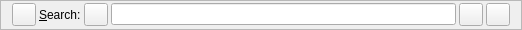
<?xml version="1.0" encoding="UTF-8"?>
<ui version="4.0">
 <class>KLFSearchBar</class>
 <widget class="QFrame" name="KLFSearchBar">
  <property name="geometry">
   <rect>
    <x>0</x>
    <y>0</y>
    <width>522</width>
    <height>30</height>
   </rect>
  </property>
  <property name="sizePolicy">
   <sizepolicy hsizetype="Preferred" vsizetype="Fixed">
    <horstretch>0</horstretch>
    <verstretch>0</verstretch>
   </sizepolicy>
  </property>
  <property name="frameShape">
   <enum>QFrame::StyledPanel</enum>
  </property>
  <property name="frameShadow">
   <enum>QFrame::Sunken</enum>
  </property>
  <layout class="QGridLayout" name="lyt_KLFSearchBar">
   <property name="topMargin">
    <number>1</number>
   </property>
   <property name="bottomMargin">
    <number>1</number>
   </property>
   <property name="horizontalSpacing">
    <number>3</number>
   </property>
   <item row="0" column="1">
    <widget class="QLabel" name="lblSearch">
     <property name="sizePolicy">
      <sizepolicy hsizetype="Preferred" vsizetype="Preferred">
       <horstretch>0</horstretch>
       <verstretch>0</verstretch>
      </sizepolicy>
     </property>
     <property name="text">
      <string>&amp;Search:</string>
     </property>
     <property name="wordWrap">
      <bool>false</bool>
     </property>
     <property name="buddy">
      <cstring>txtSearch</cstring>
     </property>
    </widget>
   </item>
   <item row="0" column="2">
    <widget class="QToolButton" name="btnSearchClear">
     <property name="toolTip">
      <string>Clear Search bar</string>
     </property>
     <property name="icon">
      <iconset resource="../klftoolsres.qrc">
       <normaloff>:/pics/clearright.png</normaloff>:/pics/clearright.png</iconset>
     </property>
    </widget>
   </item>
   <item row="0" column="3">
    <widget class="QLineEdit" name="txtSearch">
     <property name="sizePolicy">
      <sizepolicy hsizetype="Expanding" vsizetype="Fixed">
       <horstretch>0</horstretch>
       <verstretch>0</verstretch>
      </sizepolicy>
     </property>
     <property name="toolTip">
      <string>Incremental search within this library resource. Find next with F3 or Ctrl-S key.</string>
     </property>
     <property name="whatsThis">
      <string>Incremental search within this library resource. Find next with F3 or Ctrl-S key.</string>
     </property>
    </widget>
   </item>
   <item row="0" column="4">
    <widget class="QToolButton" name="btnFindPrev">
     <property name="toolTip">
      <string>Find Previous [Shift-F3]</string>
     </property>
     <property name="whatsThis">
      <string>Find Previous occurrence of search string</string>
     </property>
     <property name="icon">
      <iconset resource="../klftoolsres.qrc">
       <normaloff>:/pics/findprev.png</normaloff>:/pics/findprev.png</iconset>
     </property>
    </widget>
   </item>
   <item row="0" column="5">
    <widget class="QToolButton" name="btnFindNext">
     <property name="toolTip">
      <string>Find Next [F3]</string>
     </property>
     <property name="whatsThis">
      <string>Find Next occurrence of search string</string>
     </property>
     <property name="icon">
      <iconset resource="../klftoolsres.qrc">
       <normaloff>:/pics/findnext.png</normaloff>:/pics/findnext.png</iconset>
     </property>
    </widget>
   </item>
   <item row="0" column="0">
    <widget class="QToolButton" name="btnHide">
     <property name="icon">
      <iconset resource="../klftoolsres.qrc">
       <normaloff>:/pics/closehide.png</normaloff>:/pics/closehide.png</iconset>
     </property>
    </widget>
   </item>
  </layout>
 </widget>
 <resources>
  <include location="../klftoolsres.qrc"/>
 </resources>
 <connections/>
</ui>
